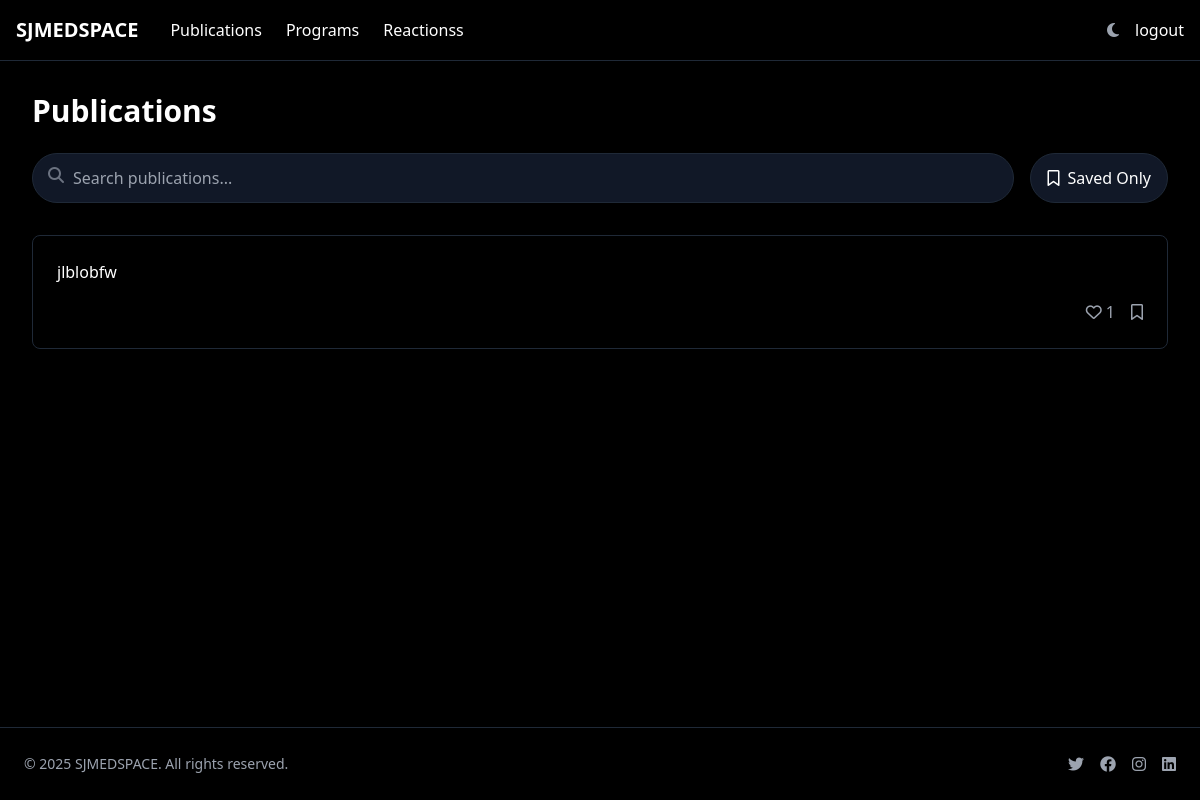
Before: /publications/ (signed in) with the older database file.
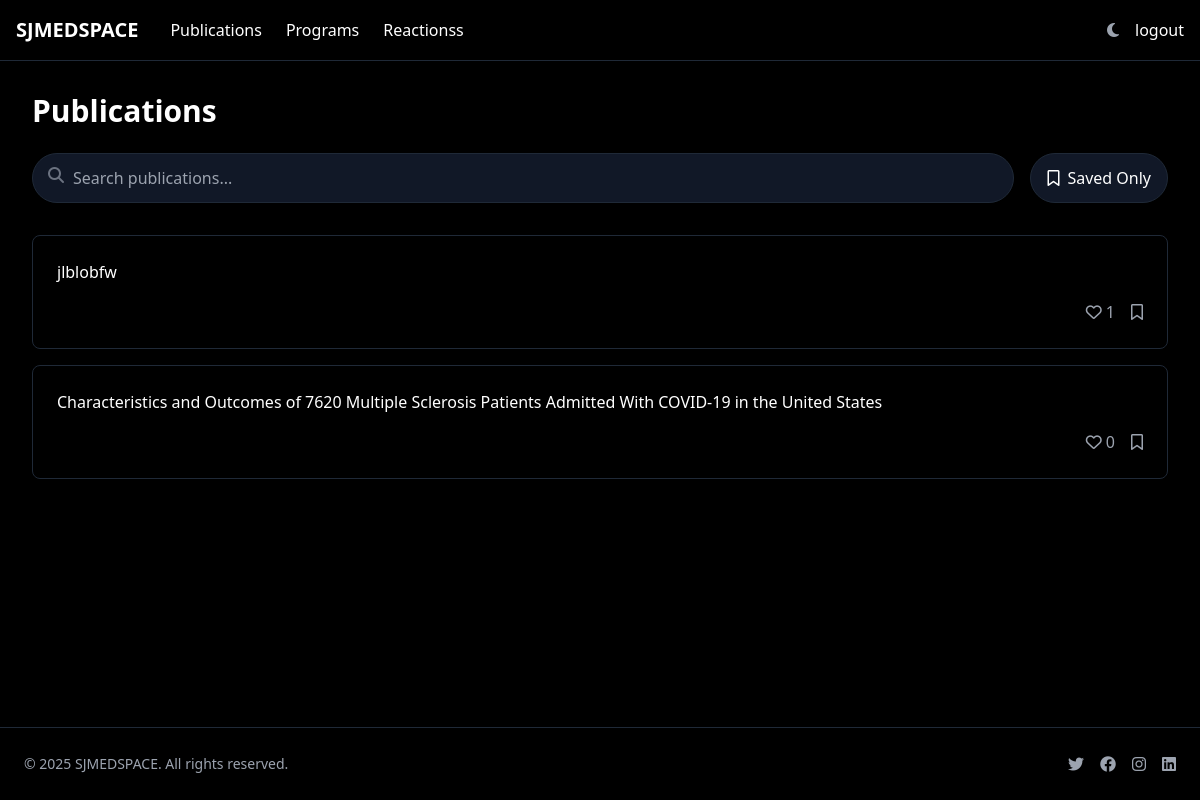
After: the same page with the newer database file.
### core/models.py (models this page shows, shortened)
class Publication(models.Model):
    title = models.CharField(max_length=300)
    url = models.URLField(blank=True, null=True)
    abstract = models.TextField()
    description = models.TextField()
    likes =models.IntegerField()
    created_at = models.DateTimeField(auto_now_add=True)
    slug = models.SlugField(max_length=300,unique=True, blank=True, default="", editable=False)

### core/views.py (the view)
# urls.py: path("publications/", view=views.publications_page, name="publications"),
@login_required
def publications_page(request):
    publications = Publication.objects.all().values('title', 'likes', 'slug')
    publications_list = list(publications)
    print(publications_list)
    context = {'publications': publications_list}
    return  render(request, "publications.html", context)

### core/templates/publications.html (shortened to what this page needs)
<!DOCTYPE html>
<html lang="en">
<head>
    <script src="https://cdn.tailwindcss.com"></script>
    <link rel="stylesheet" href="https://cdnjs.cloudflare.com/ajax/libs/font-awesome/6.4.0/css/all.min.css">
</head>
<body class="bg-black text-white min-h-screen flex flex-col">
    <header class="border-b border-gray-800">
        <nav class="flex items-center justify-between px-4 py-4">
            <div class="flex items-center space-x-8">
                <a href="index.html" class="text-xl font-bold">SJMEDSPACE</a>
                <div class="hidden md:flex space-x-6">
                    <a href="publications.html" class="hover:text-primary">Publications</a>
                    <a href="#" class="hover:text-primary">Programs</a>
                    <a href="#" class="hover:text-primary">Reactionss</a>
                </div>
            </div>
            <div class="flex items-center space-x-4">
                <button class="text-gray-400 hover:text-white">
                    <i class="fa-solid fa-moon"></i>
                </button>
                {% if user.is_authenticated %}
                <a href="/logout" class="hover:text-primary">logout</a>
                {% else %}
                    <a href="{% url 'login_view' %}" class="hover:text-primary">Sign in</a>
                {% endif %}
            </div>
        </nav>
    </header>
    <main class="flex-grow p-4 md:p-8">
        <h1 class="text-3xl font-bold mb-6">Publications</h1>
        <div class="flex flex-col md:flex-row justify-between gap-4 mb-8">
            <div class="relative flex-grow">
                <i class="fa fa-search absolute left-4 top-3.5 text-gray-500"></i>
                <input
                    type="text"
                    placeholder="Search publications..."
                    class="w-full bg-gray-900 border border-gray-800 rounded-full py-3 pl-10 pr-4 focus:outline-none focus:ring-1 focus:ring-primary"
                >
            </div>
            <button class="flex items-center gap-2 bg-gray-900 hover:bg-gray-800 border border-gray-800 rounded-full py-2 px-4">
                <i class="fa-regular fa-bookmark"></i>
                <span>Saved Only</span>
            </button>
        </div>
        <div class="space-y-4">
            {% for publication in publications %}
                <div class="border border-gray-800 rounded-lg p-6 hover:bg-gray-900 transition duration-200">
                    <a href="{% url 'publication_detail' publication.slug %}">{{ publication.title }}</a>
                    <div class="flex justify-end items-center space-x-4 mt-4">
                        <button class="flex items-center gap-1 text-gray-400 hover:text-white">
                            <i class="fa-regular fa-heart"></i>
                            <span>{{ publication.likes }}</span>
                        </button>
                        <button class="text-gray-400 hover:text-white">
                            <i class="fa-regular fa-bookmark"></i>
                        </button>
                    </div>
                </div>
        {% empty %}
            <p class="text-gray-400">No publications available.</p>
        {% endfor %}
        </div>
    </main>
    <footer class="border-t border-gray-800 py-6 px-4">
        <div class="max-w-6xl mx-auto flex flex-col md:flex-row justify-between items-center">
            <p class="text-gray-400 text-sm mb-4 md:mb-0">© 2025 SJMEDSPACE. All rights reserved.</p>
            <div class="flex space-x-4">
                <a href="#" class="text-gray-400 hover:text-white">
                    <i class="fab fa-twitter"></i>
                </a>
                <a href="#" class="text-gray-400 hover:text-white">
                    <i class="fab fa-facebook"></i>
                </a>
                <a href="#" class="text-gray-400 hover:text-white">
                    <i class="fab fa-instagram"></i>
                </a>
                <a href="#" class="text-gray-400 hover:text-white">
                    <i class="fab fa-linkedin"></i>
                </a>
            </div>
        </div>
    </footer>
</body>
</html>

Changed rows visible on the page:
added Publication: title "Characteristics and Outcomes of 7620 Multiple Sclerosis Patients Admitted With COVID-19 in the United States", likes "0"
